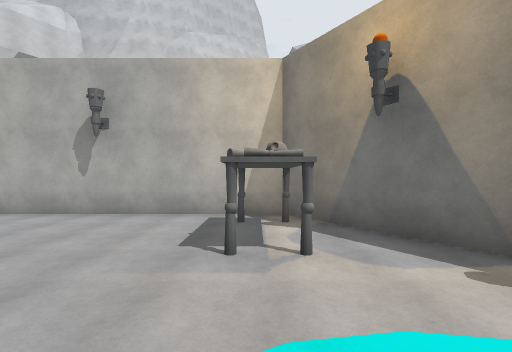
View 1 (above)

24 first-person views from a walk through a Unity game level. The camera is 1.4 m above the floor, looks level and sees 85° across. The floor is counted in squares, 2 m on a side. Each view is taken from the middle of a square. On the plan, view 1 faces up. The plan holds only what a view shows up to about 9 squares ahead; the rest is blank. The place goes on beyond the plan. The player character is not drawn. Surface patterns are stand-ins for the level's own textures.

View 2
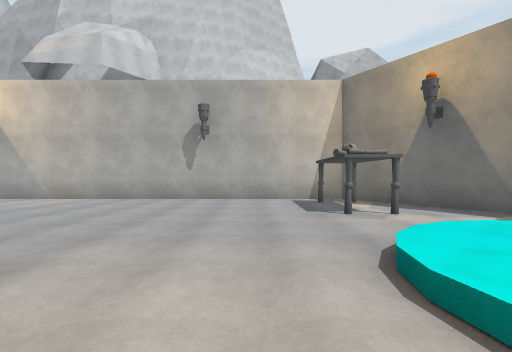

View 3
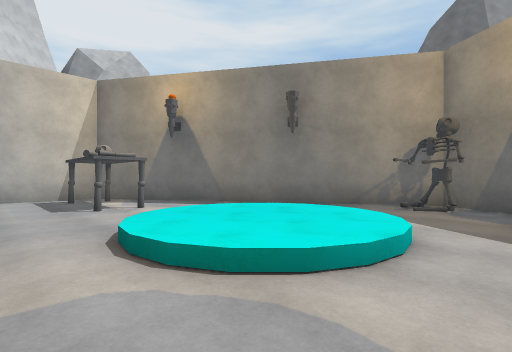

View 4
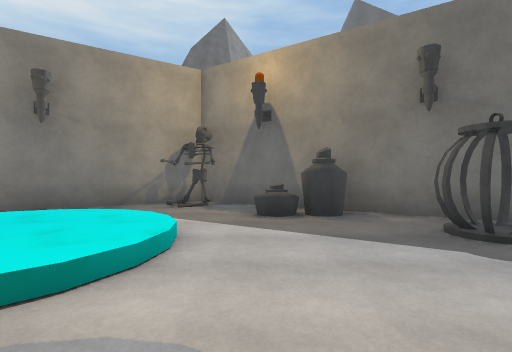

View 5
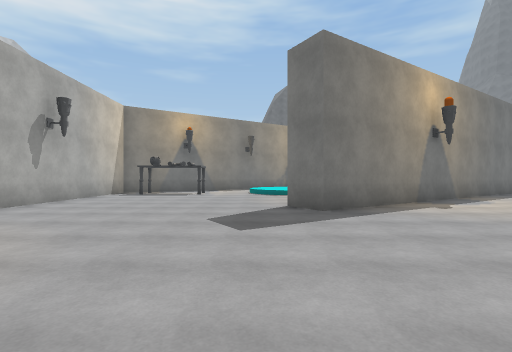

View 6
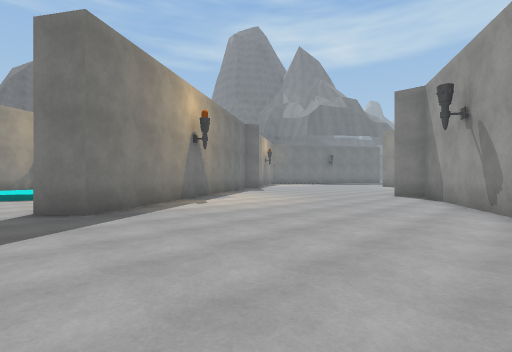

View 7
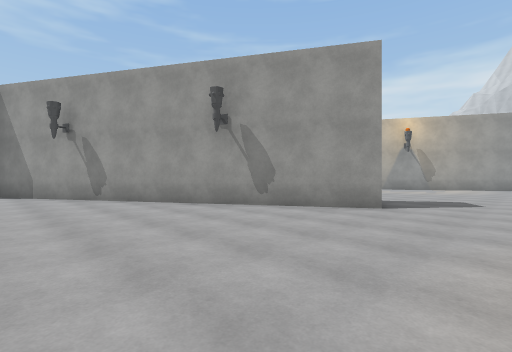

View 8
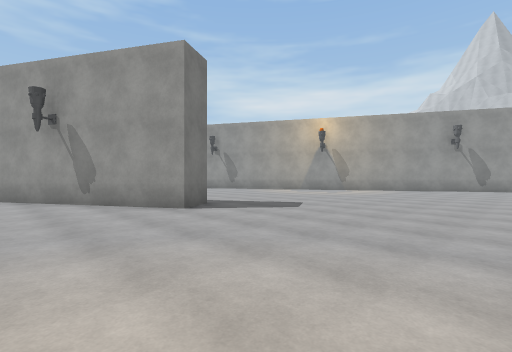

View 9
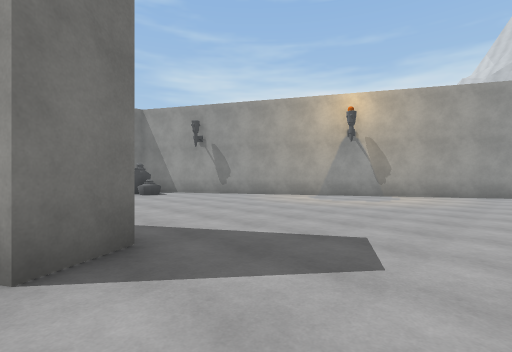

View 10
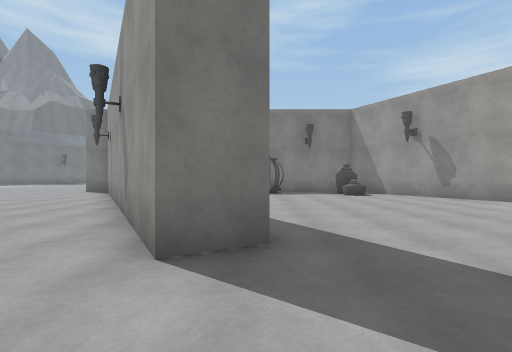

View 11
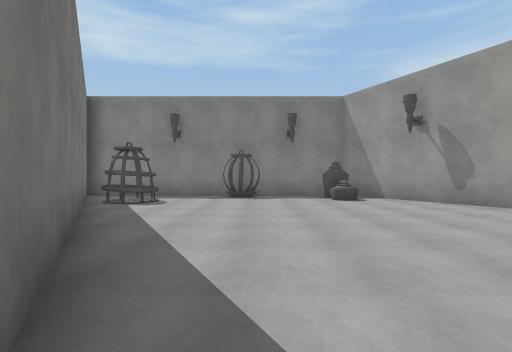

View 12
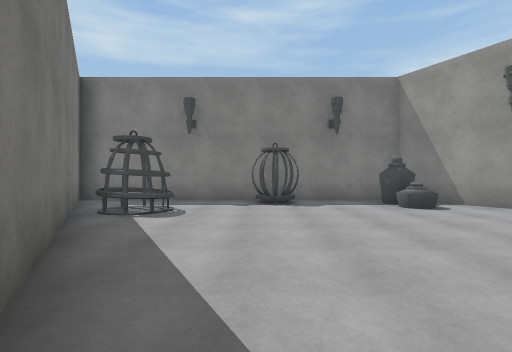

View 13
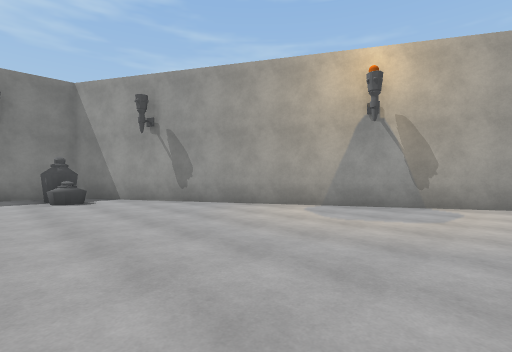

View 14
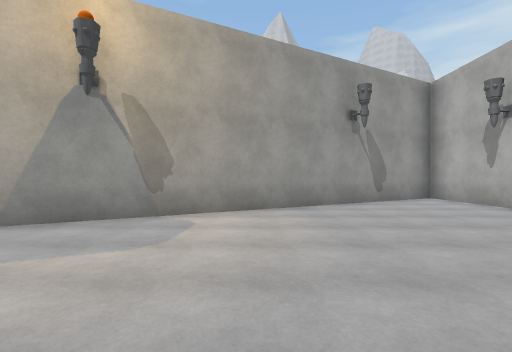

View 15
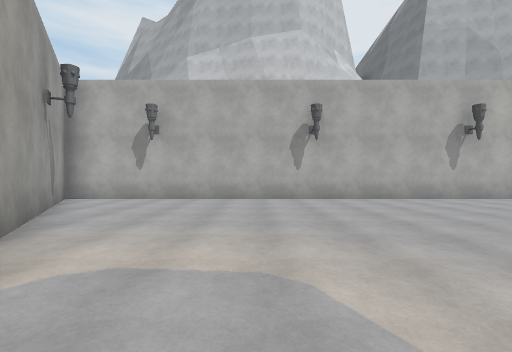

View 16
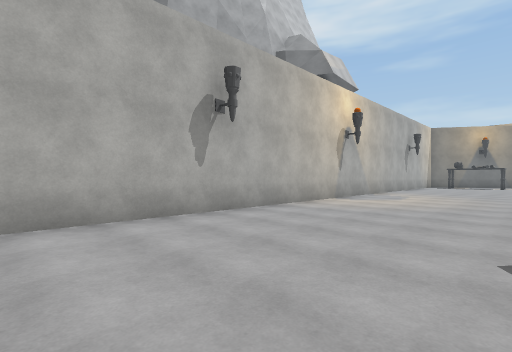

View 17
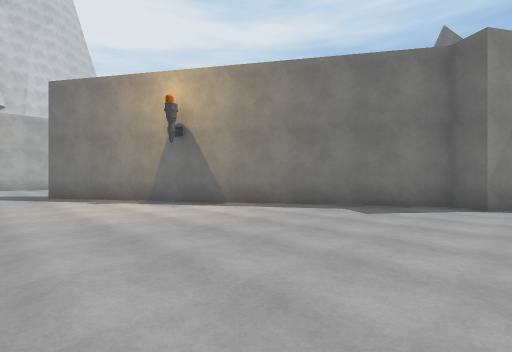

View 18
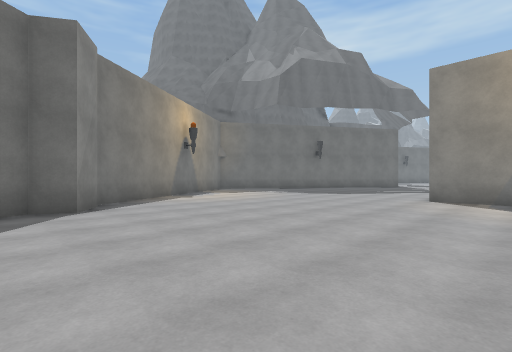

View 19
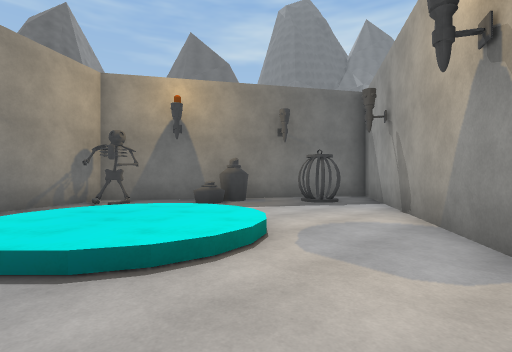

View 20
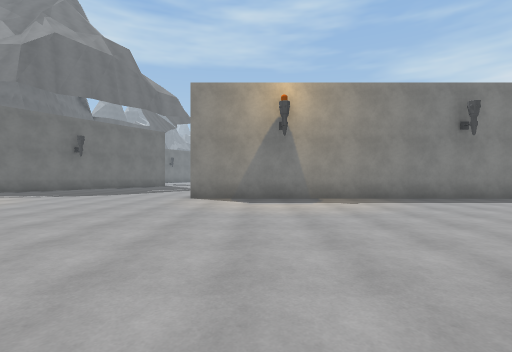

View 21
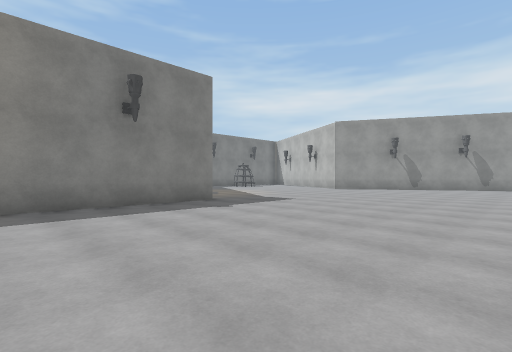

View 22
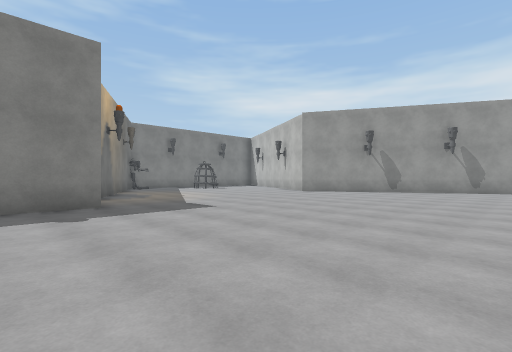

View 23
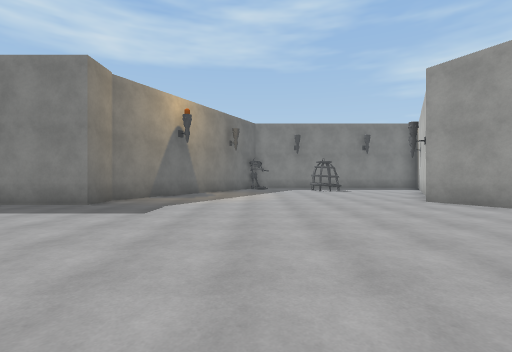

View 24
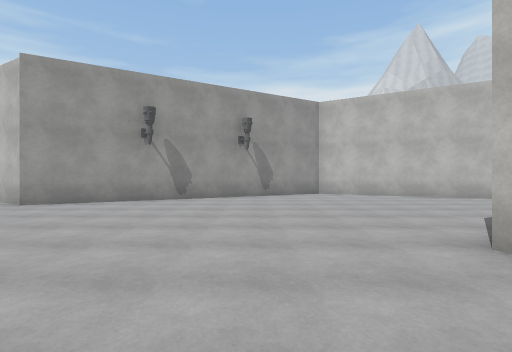

### Floor plan
Ten units are one square. View 1 is at (0, 0); x grows to the right and y downward. Boxes are objects, and circles mark ways between rooms. Rooms are numbered by the first view taken in them; rooms with no view inside come last. Other rooms are left out.
<svg viewBox="-283 -70 345 283">
<path fill="none" stroke="#000" d="M-117 59 -151 -1 -142 -7 -85 92M-159 81 -153 77M-160 80 -154 79M-29 22 7 79M9 55 17 52M13 56 17 53M11 110 1 103 5 97 -54 3 -44 -3M29 40 34 37M38 46 57 15 6 -65 -278 -65 -192 93M27 130 14 110M-255 57 -260 67M-159 208 -149 191 -149 177 -39 177M-260 142 -236 187M-239 188 -244 198M-159 80 -154 78M-156 93 -98 93 -117 59M-188 93 -156 93M22 70 38 46"/>
<rect x="-5" y="-35" width="10" height="10" fill="#bbb"><title>table</title></rect>
<rect x="-5" y="-55" width="10" height="10" fill="#bbb"><title>table</title></rect>
<rect x="45" y="15" width="10" height="10" fill="#bbb"><title>other object</title></rect>
<circle cx="-135" cy="85" r="3" fill="#2a7"/>
<circle cx="-170" cy="80" r="3" fill="#2a7"/>
<circle cx="-190" cy="80" r="3" fill="#2a7"/>
<text x="-100" y="60">1</text>
<text x="-120" y="90">2</text>
<text x="-180" y="90">3</text>
<text x="30" y="50">4</text>
</svg>
Room 1 opens to room 2. Room 1 opens to room 3.

Where each view was taken, in squares from view 1:
view 1: 0 up, 0 right, facing up
view 2: 2 down, 2 left, facing up
view 3: 3 down, 2 left, facing up-right
view 4: 3 down, 2 left, facing right
view 5: 1 up, 11 left, facing right
view 6: 1 up, 11 left, facing down-right
view 7: 3 up, 8 left, facing down-left
view 8: 6 up, 11 left, facing down-left
view 9: 3 up, 14 left, facing down-left
view 10: 3 up, 15 left, facing down
view 11: 1 up, 16 left, facing down
view 12: 1 down, 15 left, facing down
view 13: 1 up, 17 left, facing down-left
view 14: 1 up, 19 left, facing left
view 15: 2 down, 22 left, facing up
view 16: 2 up, 19 left, facing up-right
view 17: 11 down, 7 left, facing up-right
view 18: 9 down, 6 left, facing down-right
view 19: 1 up, 3 left, facing down-right
view 20: 9 down, 6 left, facing down
view 21: 11 down, 10 left, facing down-left
view 22: 11 down, 13 left, facing down-left
view 23: 11 down, 19 left, facing down
view 24: 13 down, 17 left, facing left
